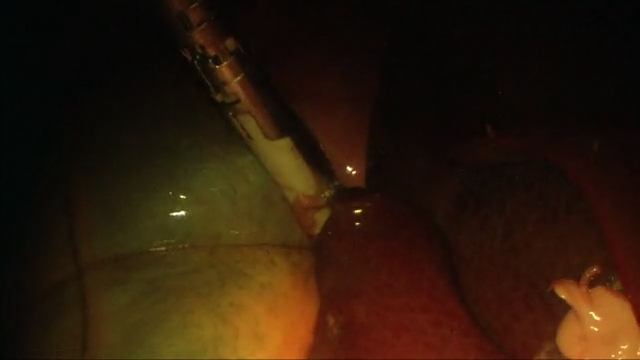
#> input picture frame 136 of work/data/dynamicSmoke_640.mp4, 640 x 360 px, given in place of the camera
$ python displayCam.py
#> lines starting #> are read from the running program, lines starting #| are printed output that depends on the picture
#!/usr/bin/env python3.6

import cv2
import numpy
from optparse import OptionParser

parser = OptionParser()
parser.add_option("-d", "--Device", action="store", type="int", dest="device",
			help="select cam", default=0)

(options, args) = parser.parse_args()


print("using camera %d" % options.device )
cap = cv2.VideoCapture(options.device)

go = True
while(go) :
	ret, frame = cap.read()
#> frame is the input picture: shape (360, 640, 3); mean B, G, R 10.7, 25.9, 44.5

	# play with the image
	gray = cv2.cvtColor(frame, cv2.COLOR_BGR2GRAY) # GREY
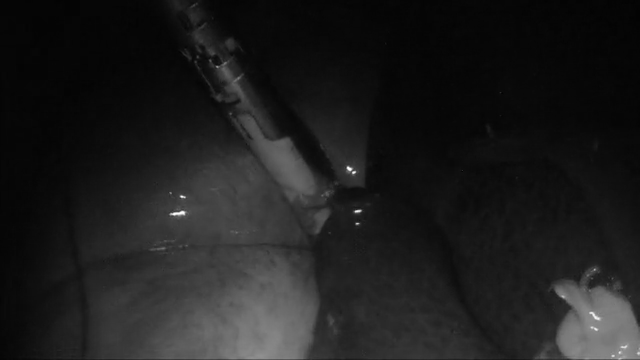
#> gray: shape (360, 640); min 2, max 251, mean 29.6
	flip = cv2.flip(frame, 0)			# upside down
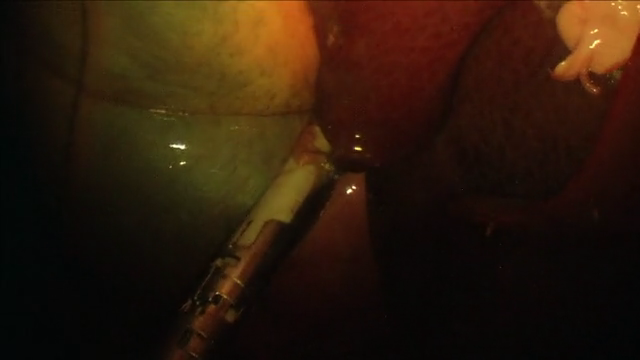
#> flip: shape (360, 640, 3); mean B, G, R 10.7, 25.9, 44.5
	invert = cv2.bitwise_not(frame)
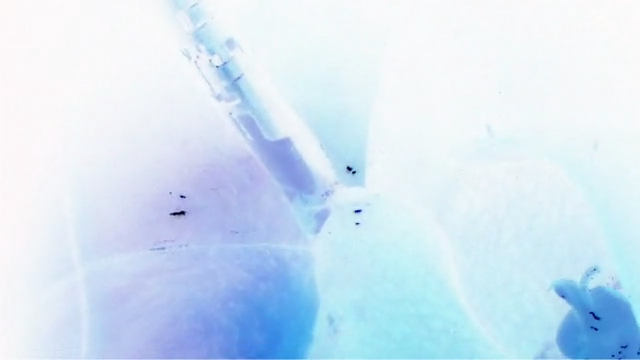
#> invert: shape (360, 640, 3); mean B, G, R 244.3, 229.1, 210.5
	# Display the result
	cv2.imshow('CAMERA_GRAY', gray)
	cv2.imshow('CAMERA_ORIG', frame)
	cv2.imshow('CAMERA_FLIP', flip)
	cv2.imshow('CAMERA_INV', invert)
	key = cv2.waitKey(1) &0xFF
#> (key q is pressed here)
	if key == ord('q'):
		go = False
''' opens all the windows in every loop agian =D
	if key == ord('1'):
		cv2.destroyWindow('CAMERA_GRAY')
	if key == ord('2'):
		cv2.destroyWindow('CAMERA_ORIG')
	if key == ord('3'):
		cv2.destroyWindow('CAMERA_FLIP')
	if key == ord('4'):
		cv2.destroyWindow('CAMERA_INV')
'''
cap.release()	# give cam Free

cv2.destroyAllWindows()

$ run again, starting later in the video
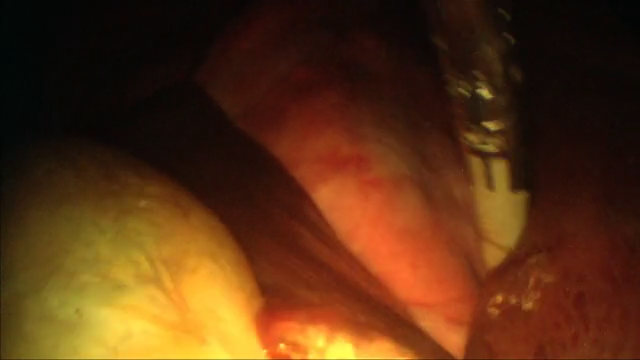
#> input picture frame 614 of work/data/dynamicSmoke_640.mp4, 640 x 360 px, given in place of the camera
#> frame is the input picture: shape (360, 640, 3); mean B, G, R 19, 49.3, 89.5
#> `flip = cv2.flip(frame, 0)`:
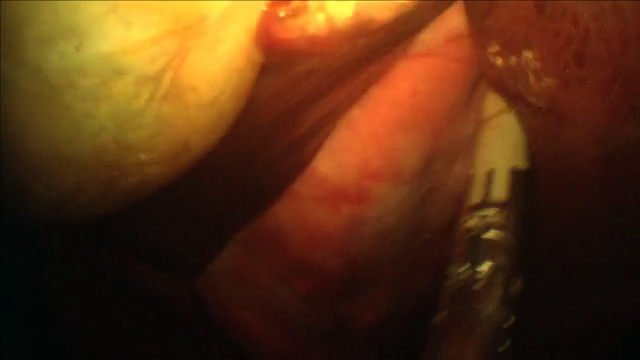
#> flip: shape (360, 640, 3); mean B, G, R 19, 49.3, 89.5
#> `invert = cv2.bitwise_not(frame)`:
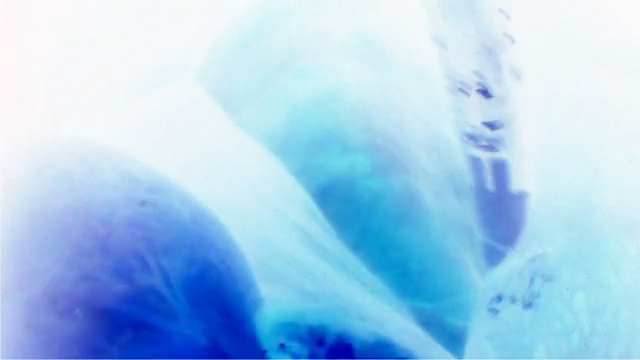
#> invert: shape (360, 640, 3); mean B, G, R 236, 205.7, 165.5

$ run again, starting later in the video
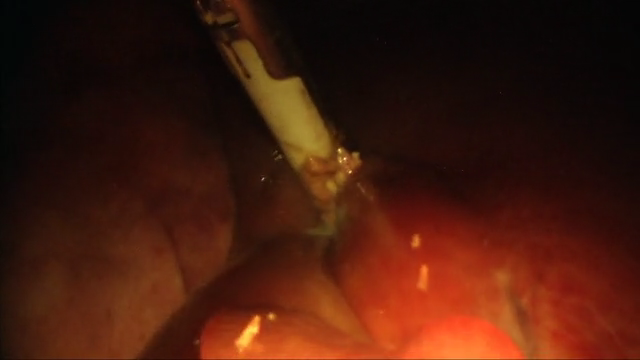
#> input picture frame 1092 of work/data/dynamicSmoke_640.mp4, 640 x 360 px, given in place of the camera
#> frame is the input picture: shape (360, 640, 3); mean B, G, R 12.7, 26.8, 68
#> `flip = cv2.flip(frame, 0)`:
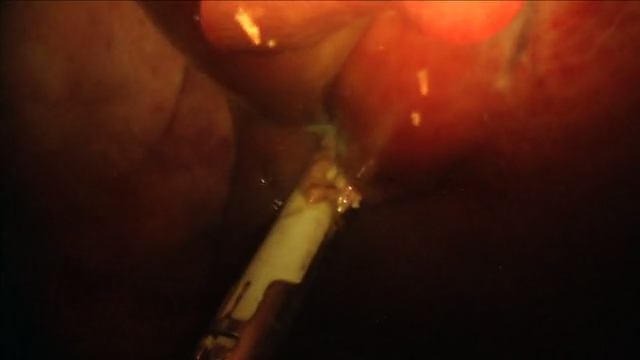
#> flip: shape (360, 640, 3); mean B, G, R 12.7, 26.8, 68
#> `invert = cv2.bitwise_not(frame)`:
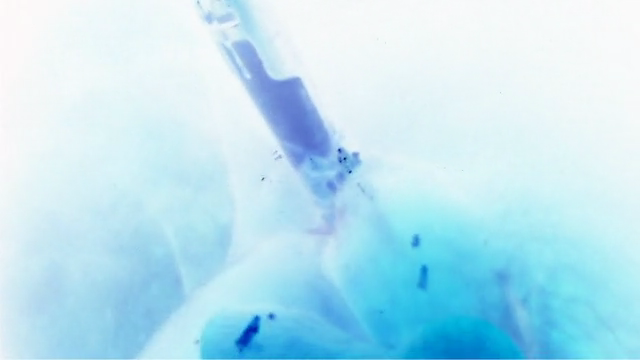
#> invert: shape (360, 640, 3); mean B, G, R 242.3, 228.2, 187
